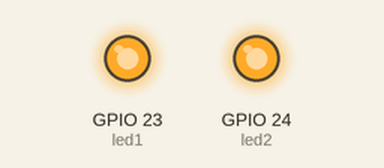
Simulated run of this program. Board: Raspberry Pi (BCM pin numbers). On the bench: output pins drawn as LEDs (lit = HIGH). At 2.0 s the program stops and its outputs stay as they are.

Above: at 0.1 s.
At 2.1 s:
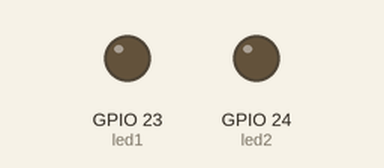
Timing chart, 0 to 3.5 s (numbered marks = the images above):
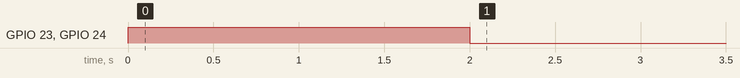

Measured:
- by itself, GPIO 23 (led1), GPIO 24 (led2): LOW → HIGH at 0.00 s, → LOW 2.0 s later

The program:

led_exam_01.py
```python
import RPi.GPIO as GPIO
import time

GPIO.setmode(GPIO.BCM)

led1 = 23
led2 = 24

GPIO.setup(led1, GPIO.OUT)
GPIO.setup(led2, GPIO.OUT)

GPIO.output(led1, True)
GPIO.output(led2, True)

time.sleep(2.0)

GPIO.output(led1, False)
GPIO.output(led2, False)

GPIO.cleanup()
```
